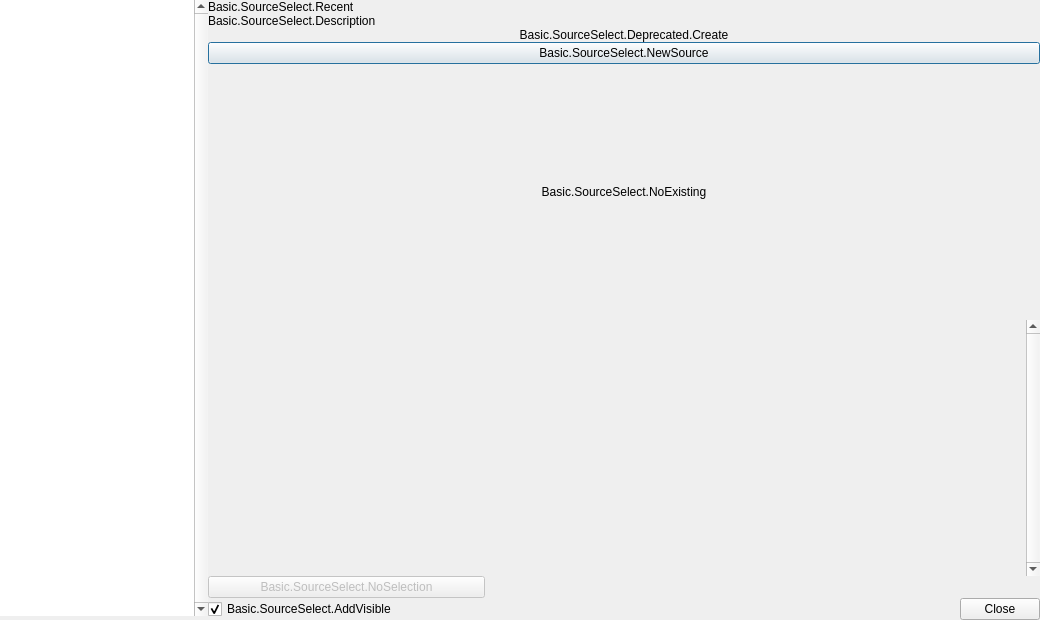
<?xml version="1.0" encoding="UTF-8"?>
<ui version="4.0">
 <class>OBSBasicSourceSelect</class>
 <widget class="QDialog" name="OBSBasicSourceSelect">
  <property name="windowModality">
   <enum>Qt::WindowModality::NonModal</enum>
  </property>
  <property name="geometry">
   <rect>
    <x>0</x>
    <y>0</y>
    <width>1040</width>
    <height>620</height>
   </rect>
  </property>
  <property name="sizePolicy">
   <sizepolicy hsizetype="Fixed" vsizetype="Preferred">
    <horstretch>0</horstretch>
    <verstretch>0</verstretch>
   </sizepolicy>
  </property>
  <property name="maximumSize">
   <size>
    <width>16777215</width>
    <height>1000</height>
   </size>
  </property>
  <property name="windowTitle">
   <string>Basic.SourceSelect</string>
  </property>
  <property name="class" stdset="0">
   <string/>
  </property>
  <layout class="QVBoxLayout" name="verticalLayout_7">
   <property name="spacing">
    <number>0</number>
   </property>
   <property name="leftMargin">
    <number>0</number>
   </property>
   <property name="topMargin">
    <number>0</number>
   </property>
   <property name="rightMargin">
    <number>0</number>
   </property>
   <property name="bottomMargin">
    <number>0</number>
   </property>
   <item>
    <widget class="QFrame" name="dialogInner">
     <property name="sizePolicy">
      <sizepolicy hsizetype="Minimum" vsizetype="Preferred">
       <horstretch>0</horstretch>
       <verstretch>0</verstretch>
      </sizepolicy>
     </property>
     <property name="frameShape">
      <enum>QFrame::Shape::NoFrame</enum>
     </property>
     <property name="frameShadow">
      <enum>QFrame::Shadow::Plain</enum>
     </property>
     <property name="lineWidth">
      <number>0</number>
     </property>
     <property name="class" stdset="0">
      <string>dialog-container</string>
     </property>
     <layout class="QHBoxLayout" name="horizontalLayout" stretch="1,4">
      <property name="spacing">
       <number>0</number>
      </property>
      <property name="leftMargin">
       <number>0</number>
      </property>
      <property name="topMargin">
       <number>0</number>
      </property>
      <property name="rightMargin">
       <number>0</number>
      </property>
      <property name="bottomMargin">
       <number>0</number>
      </property>
      <item>
       <widget class="QFrame" name="selectTypeFrame">
        <property name="enabled">
         <bool>true</bool>
        </property>
        <property name="sizePolicy">
         <sizepolicy hsizetype="Minimum" vsizetype="Expanding">
          <horstretch>0</horstretch>
          <verstretch>0</verstretch>
         </sizepolicy>
        </property>
        <property name="accessibleName">
         <string>Basic.SourceSelect.SelectType</string>
        </property>
        <property name="frameShape">
         <enum>QFrame::Shape::NoFrame</enum>
        </property>
        <property name="frameShadow">
         <enum>QFrame::Shadow::Plain</enum>
        </property>
        <property name="lineWidth">
         <number>0</number>
        </property>
        <property name="class" stdset="0">
         <string>dialog-frame</string>
        </property>
        <layout class="QVBoxLayout" name="verticalLayout">
         <property name="spacing">
          <number>0</number>
         </property>
         <property name="leftMargin">
          <number>0</number>
         </property>
         <property name="topMargin">
          <number>0</number>
         </property>
         <property name="rightMargin">
          <number>0</number>
         </property>
         <property name="bottomMargin">
          <number>0</number>
         </property>
         <item>
          <widget class="QListWidget" name="sourceTypeList">
           <property name="sizePolicy">
            <sizepolicy hsizetype="Minimum" vsizetype="Expanding">
             <horstretch>0</horstretch>
             <verstretch>0</verstretch>
            </sizepolicy>
           </property>
           <property name="minimumSize">
            <size>
             <width>0</width>
             <height>460</height>
            </size>
           </property>
           <property name="accessibleName">
            <string>Basic.SourceSelect.SelectType</string>
           </property>
           <property name="frameShape">
            <enum>QFrame::Shape::NoFrame</enum>
           </property>
           <property name="frameShadow">
            <enum>QFrame::Shadow::Plain</enum>
           </property>
           <property name="lineWidth">
            <number>0</number>
           </property>
           <property name="verticalScrollBarPolicy">
            <enum>Qt::ScrollBarPolicy::ScrollBarAlwaysOn</enum>
           </property>
           <property name="horizontalScrollBarPolicy">
            <enum>Qt::ScrollBarPolicy::ScrollBarAlwaysOff</enum>
           </property>
           <property name="sizeAdjustPolicy">
            <enum>QAbstractScrollArea::SizeAdjustPolicy::AdjustToContentsOnFirstShow</enum>
           </property>
           <property name="editTriggers">
            <set>QAbstractItemView::EditTrigger::NoEditTriggers</set>
           </property>
           <property name="showDropIndicator" stdset="0">
            <bool>false</bool>
           </property>
           <property name="verticalScrollMode">
            <enum>QAbstractItemView::ScrollMode::ScrollPerPixel</enum>
           </property>
           <property name="horizontalScrollMode">
            <enum>QAbstractItemView::ScrollMode::ScrollPerPixel</enum>
           </property>
           <property name="resizeMode">
            <enum>QListView::ResizeMode::Adjust</enum>
           </property>
           <property name="class" stdset="0">
            <string/>
           </property>
          </widget>
         </item>
         <item>
          <spacer name="verticalSpacer_2">
           <property name="orientation">
            <enum>Qt::Orientation::Vertical</enum>
           </property>
           <property name="sizeType">
            <enum>QSizePolicy::Policy::Minimum</enum>
           </property>
           <property name="sizeHint" stdset="0">
            <size>
             <width>17</width>
             <height>4</height>
            </size>
           </property>
          </spacer>
         </item>
        </layout>
       </widget>
      </item>
      <item>
       <widget class="QFrame" name="sourcesFrame">
        <property name="frameShape">
         <enum>QFrame::Shape::NoFrame</enum>
        </property>
        <property name="frameShadow">
         <enum>QFrame::Shadow::Plain</enum>
        </property>
        <property name="lineWidth">
         <number>0</number>
        </property>
        <property name="class" stdset="0">
         <string/>
        </property>
        <layout class="QVBoxLayout" name="verticalLayout_8" stretch="0,0">
         <property name="spacing">
          <number>0</number>
         </property>
         <property name="leftMargin">
          <number>0</number>
         </property>
         <property name="topMargin">
          <number>0</number>
         </property>
         <property name="rightMargin">
          <number>0</number>
         </property>
         <property name="bottomMargin">
          <number>0</number>
         </property>
         <item>
          <widget class="QFrame" name="selectSourceContainer">
           <property name="frameShape">
            <enum>QFrame::Shape::NoFrame</enum>
           </property>
           <property name="frameShadow">
            <enum>QFrame::Shadow::Plain</enum>
           </property>
           <property name="lineWidth">
            <number>0</number>
           </property>
           <property name="class" stdset="0">
            <string>dialog-container</string>
           </property>
           <layout class="QVBoxLayout" name="verticalLayout_2">
            <property name="spacing">
             <number>0</number>
            </property>
            <property name="leftMargin">
             <number>0</number>
            </property>
            <property name="topMargin">
             <number>0</number>
            </property>
            <property name="rightMargin">
             <number>0</number>
            </property>
            <property name="bottomMargin">
             <number>0</number>
            </property>
            <item>
             <widget class="QLabel" name="sourceSelectTitle">
              <property name="text">
               <string>Basic.SourceSelect.Recent</string>
              </property>
              <property name="class" stdset="0">
               <string>text-title</string>
              </property>
             </widget>
            </item>
            <item>
             <widget class="QLabel" name="sourceSelectDescription">
              <property name="text">
               <string>Basic.SourceSelect.Description</string>
              </property>
              <property name="class" stdset="0">
               <string>text-small text-muted margin-y</string>
              </property>
             </widget>
            </item>
            <item>
             <widget class="QFrame" name="deprecatedFrame">
              <property name="frameShape">
               <enum>QFrame::Shape::NoFrame</enum>
              </property>
              <property name="frameShadow">
               <enum>QFrame::Shadow::Plain</enum>
              </property>
              <property name="lineWidth">
               <number>0</number>
              </property>
              <property name="class" stdset="0">
               <string>frame-notice</string>
              </property>
              <layout class="QVBoxLayout" name="verticalLayout_3">
               <property name="spacing">
                <number>0</number>
               </property>
               <property name="leftMargin">
                <number>0</number>
               </property>
               <property name="topMargin">
                <number>0</number>
               </property>
               <property name="rightMargin">
                <number>0</number>
               </property>
               <property name="bottomMargin">
                <number>0</number>
               </property>
               <item>
                <widget class="QLabel" name="deprecatedCreateLabel">
                 <property name="sizePolicy">
                  <sizepolicy hsizetype="MinimumExpanding" vsizetype="Maximum">
                   <horstretch>0</horstretch>
                   <verstretch>0</verstretch>
                  </sizepolicy>
                 </property>
                 <property name="frameShape">
                  <enum>QFrame::Shape::NoFrame</enum>
                 </property>
                 <property name="frameShadow">
                  <enum>QFrame::Shadow::Plain</enum>
                 </property>
                 <property name="lineWidth">
                  <number>0</number>
                 </property>
                 <property name="text">
                  <string>Basic.SourceSelect.Deprecated.Create</string>
                 </property>
                 <property name="alignment">
                  <set>Qt::AlignmentFlag::AlignCenter</set>
                 </property>
                </widget>
               </item>
              </layout>
             </widget>
            </item>
            <item>
             <widget class="QFrame" name="selectSourceFrame">
              <property name="accessibleName">
               <string>Basic.SourceSelect.AddExisting</string>
              </property>
              <property name="frameShadow">
               <enum>QFrame::Shadow::Plain</enum>
              </property>
              <property name="lineWidth">
               <number>0</number>
              </property>
              <property name="class" stdset="0">
               <string>dialog-container dialog-frame</string>
              </property>
              <layout class="QVBoxLayout" name="verticalLayout_6">
               <property name="spacing">
                <number>0</number>
               </property>
               <property name="leftMargin">
                <number>0</number>
               </property>
               <property name="topMargin">
                <number>0</number>
               </property>
               <property name="rightMargin">
                <number>0</number>
               </property>
               <property name="bottomMargin">
                <number>0</number>
               </property>
               <item>
                <widget class="QPushButton" name="createNewSource">
                 <property name="sizePolicy">
                  <sizepolicy hsizetype="MinimumExpanding" vsizetype="Fixed">
                   <horstretch>0</horstretch>
                   <verstretch>0</verstretch>
                  </sizepolicy>
                 </property>
                 <property name="cursor">
                  <cursorShape>PointingHandCursor</cursorShape>
                 </property>
                 <property name="text">
                  <string>Basic.SourceSelect.NewSource</string>
                 </property>
                 <property name="class" stdset="0">
                  <string>btn-create-new</string>
                 </property>
                </widget>
               </item>
               <item>
                <widget class="QLabel" name="noExistingLabel">
                 <property name="sizePolicy">
                  <sizepolicy hsizetype="Preferred" vsizetype="MinimumExpanding">
                   <horstretch>0</horstretch>
                   <verstretch>0</verstretch>
                  </sizepolicy>
                 </property>
                 <property name="text">
                  <string>Basic.SourceSelect.NoExisting</string>
                 </property>
                 <property name="alignment">
                  <set>Qt::AlignmentFlag::AlignCenter</set>
                 </property>
                 <property name="class" stdset="0">
                  <string>text-muted</string>
                 </property>
                </widget>
               </item>
               <item>
                <widget class="QScrollArea" name="existingScrollArea">
                 <property name="focusPolicy">
                  <enum>Qt::FocusPolicy::NoFocus</enum>
                 </property>
                 <property name="frameShape">
                  <enum>QFrame::Shape::NoFrame</enum>
                 </property>
                 <property name="frameShadow">
                  <enum>QFrame::Shadow::Plain</enum>
                 </property>
                 <property name="lineWidth">
                  <number>0</number>
                 </property>
                 <property name="verticalScrollBarPolicy">
                  <enum>Qt::ScrollBarPolicy::ScrollBarAlwaysOn</enum>
                 </property>
                 <property name="horizontalScrollBarPolicy">
                  <enum>Qt::ScrollBarPolicy::ScrollBarAlwaysOff</enum>
                 </property>
                 <property name="sizeAdjustPolicy">
                  <enum>QAbstractScrollArea::SizeAdjustPolicy::AdjustToContents</enum>
                 </property>
                 <property name="widgetResizable">
                  <bool>true</bool>
                 </property>
                 <widget class="QWidget" name="existingScrollContents">
                  <property name="geometry">
                   <rect>
                    <x>0</x>
                    <y>0</y>
                    <width>819</width>
                    <height>250</height>
                   </rect>
                  </property>
                  <property name="autoFillBackground">
                   <bool>true</bool>
                  </property>
                  <layout class="QVBoxLayout" name="verticalLayout_4">
                   <property name="spacing">
                    <number>0</number>
                   </property>
                   <property name="leftMargin">
                    <number>0</number>
                   </property>
                   <property name="topMargin">
                    <number>0</number>
                   </property>
                   <property name="rightMargin">
                    <number>0</number>
                   </property>
                   <property name="bottomMargin">
                    <number>0</number>
                   </property>
                   <item>
                    <widget class="FlowFrame" name="existingListFrame">
                     <property name="frameShape">
                      <enum>QFrame::Shape::NoFrame</enum>
                     </property>
                     <property name="frameShadow">
                      <enum>QFrame::Shadow::Plain</enum>
                     </property>
                     <property name="lineWidth">
                      <number>0</number>
                     </property>
                    </widget>
                   </item>
                   <item>
                    <spacer name="verticalSpacer">
                     <property name="orientation">
                      <enum>Qt::Orientation::Vertical</enum>
                     </property>
                     <property name="sizeHint" stdset="0">
                      <size>
                       <width>20</width>
                       <height>10</height>
                      </size>
                     </property>
                    </spacer>
                   </item>
                  </layout>
                 </widget>
                </widget>
               </item>
               <item>
                <widget class="QWidget" name="addExistingContainer" native="true">
                 <property name="minimumSize">
                  <size>
                   <width>0</width>
                   <height>0</height>
                  </size>
                 </property>
                 <layout class="QHBoxLayout" name="horizontalLayout_4">
                  <property name="leftMargin">
                   <number>0</number>
                  </property>
                  <property name="topMargin">
                   <number>0</number>
                  </property>
                  <property name="rightMargin">
                   <number>0</number>
                  </property>
                  <property name="bottomMargin">
                   <number>0</number>
                  </property>
                  <item>
                   <widget class="QPushButton" name="addExistingButton">
                    <property name="enabled">
                     <bool>false</bool>
                    </property>
                    <property name="sizePolicy">
                     <sizepolicy hsizetype="MinimumExpanding" vsizetype="Fixed">
                      <horstretch>0</horstretch>
                      <verstretch>0</verstretch>
                     </sizepolicy>
                    </property>
                    <property name="text">
                     <string>Basic.SourceSelect.NoSelection</string>
                    </property>
                    <property name="class" stdset="0">
                     <string>button-primary</string>
                    </property>
                   </widget>
                  </item>
                  <item>
                   <spacer name="horizontalSpacer_4">
                    <property name="orientation">
                     <enum>Qt::Orientation::Horizontal</enum>
                    </property>
                    <property name="sizeHint" stdset="0">
                     <size>
                      <width>40</width>
                      <height>10</height>
                     </size>
                    </property>
                   </spacer>
                  </item>
                  <item>
                   <spacer name="horizontalSpacer_3">
                    <property name="orientation">
                     <enum>Qt::Orientation::Horizontal</enum>
                    </property>
                    <property name="sizeHint" stdset="0">
                     <size>
                      <width>259</width>
                      <height>10</height>
                     </size>
                    </property>
                   </spacer>
                  </item>
                 </layout>
                </widget>
               </item>
              </layout>
             </widget>
            </item>
           </layout>
          </widget>
         </item>
         <item>
          <widget class="QFrame" name="footer">
           <property name="frameShape">
            <enum>QFrame::Shape::NoFrame</enum>
           </property>
           <property name="frameShadow">
            <enum>QFrame::Shadow::Plain</enum>
           </property>
           <property name="lineWidth">
            <number>0</number>
           </property>
           <property name="class" stdset="0">
            <string>dialog-container</string>
           </property>
           <layout class="QHBoxLayout" name="horizontalLayout_2">
            <property name="spacing">
             <number>0</number>
            </property>
            <property name="leftMargin">
             <number>0</number>
            </property>
            <property name="topMargin">
             <number>0</number>
            </property>
            <property name="rightMargin">
             <number>0</number>
            </property>
            <property name="bottomMargin">
             <number>0</number>
            </property>
            <item>
             <widget class="QCheckBox" name="sourceVisible">
              <property name="text">
               <string>Basic.SourceSelect.AddVisible</string>
              </property>
              <property name="checked">
               <bool>true</bool>
              </property>
             </widget>
            </item>
            <item>
             <spacer name="horizontalSpacer_2">
              <property name="orientation">
               <enum>Qt::Orientation::Horizontal</enum>
              </property>
              <property name="sizeHint" stdset="0">
               <size>
                <width>40</width>
                <height>20</height>
               </size>
              </property>
             </spacer>
            </item>
            <item>
             <widget class="QDialogButtonBox" name="buttonBox">
              <property name="sizePolicy">
               <sizepolicy hsizetype="Fixed" vsizetype="Fixed">
                <horstretch>0</horstretch>
                <verstretch>0</verstretch>
               </sizepolicy>
              </property>
              <property name="standardButtons">
               <set>QDialogButtonBox::StandardButton::Close</set>
              </property>
              <property name="centerButtons">
               <bool>false</bool>
              </property>
             </widget>
            </item>
           </layout>
          </widget>
         </item>
        </layout>
       </widget>
      </item>
     </layout>
    </widget>
   </item>
  </layout>
 </widget>
 <customwidgets>
  <customwidget>
   <class>FlowFrame</class>
   <extends>QFrame</extends>
   <header>components/FlowFrame.hpp</header>
   <container>1</container>
  </customwidget>
 </customwidgets>
 <tabstops>
  <tabstop>sourceTypeList</tabstop>
  <tabstop>sourceVisible</tabstop>
 </tabstops>
 <resources>
  <include location="qcis.qrc"/>
 </resources>
 <connections/>
</ui>
